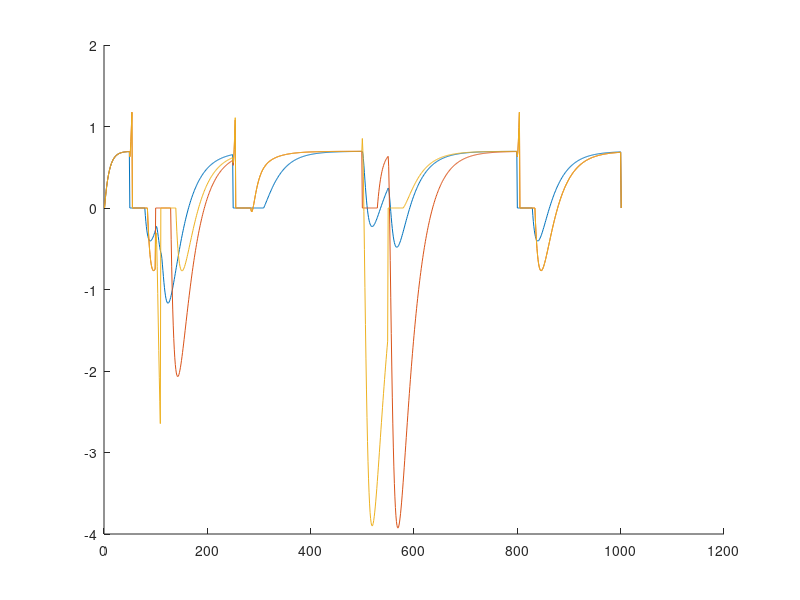

Write the MATLAB code that produced this figure.
function testSolver_v2
% Runs a three-cell IF simulation.
% v2 uses the analytical solution to the differential eqn for voltage.
% There are no current vectors assigned to each cell; each one is recreated
% as needed. Instead, this program stores firing times.

    tiFr = 100; % Timeframe in ms
    dt = .1; % in ms
    %spSp = .001; % Spontaneous spiking probability at any timestep
    refrTi = 3; % in ms NOT SPECIFIED IN PAPER
    injE = .8; % injected current to alter excitability
    injI = .8;
    capac = 1; % capacitance. Compare to NEURON simulations, maybe.
    numC = 3;
    numE = 1;
    
    alphj = 1.15;
    
    AVs = cell(numC,1); % holds v
    APts = cell(numC,1); % holds timestamps for action potentials.
    cMat = [0 1 1; 1 0 1; 1 1 0];
    
    % Making all the zero vectors so space doesn't have to be dynamically
    % allocated
    for ind1 = 1:numC
        AVs{ind1} = zeros(1,(tiFr/dt)+1);
    end
    
    refr = zeros(1,numC); 
    
    % FIRING TIME MATRIX: FOR CHECKING. Random numbers, basically.
    % See journal 10.3
    fireTimes = [5 25 27 28 29 80; 10 50 81 -1 -1 -1; 11 55 -1 -1 -1 -1];
    
    for t = 2:tiFr/dt
        fprintf('%f\n',t*dt);
    % Next section is to update the voltage vectors.
        for c = 1:numC
            
        % If AP is in progress.
            if (refr(c) > 0)
                refr(c) = refr(c)-dt;
                AVs{c,1}(t) = 0;
            end
        % If AP should be fired.
            if (AVs{c,1}(t-1) >= 1)
                refr(c) = refrTi;
                AVs{c,1}(t) = 0;
                apTime = t*dt;
                APts{c} = [APts{c} apTime];
            end
        % For firing at times specified by fireTimes matrix
            if (refr(c)<=0)
                if (sum(fireTimes(c,:)==dt*t))
                    refr(c) = refrTi;
                    AVs{c,1}(t) = 0;
                    apTime = t*dt;
                    APts{c} = [APts{c} apTime]; 
                end
            end
                
        % Normal summing over all cells.
            if (refr(c)<=0)            
                % Adjusting for I vs E cell
                if (c<=numE)
                    AVs{c,1}(t) = cVolt(AVs{c,1}(t-1),t,injE,alphj,cMat,dt,capac,numC,numE,APts,c);
                else
                    AVs{c,1}(t) = cVolt(AVs{c,1}(t-1),t,injI,alphj,cMat,dt,capac,numC,numE,APts,c);
                end
            end
            
        end
    end
    
    %Plot all voltages from all cells
    hold on;
    for c_ind = 1:numC
        plot(AVs{c_ind,1})
    end
end

function newV = cVolt(prevV,t,inj,alphj,cMat,dt,capac,numC,numE,APts,c)
% Calculates the voltage for the next time step. A single number.
    % Inputs:
    % prevV is the t-1 voltage for that cell.
    % t is time, to figure out tk vectors.
    % inj is the injected current for i/e.
    % alphj is pretty much the conductance. Units are 1/R, at least.
    % cMat is the connectivity matrix.
    % dt and capac are defined and explained in the main function.
    % numC and numE are for assigning the correct weights.
    % APts is the cell of AP timestamps. 
    % c is the cell number
    
% This version uses the analytical solution to the differential eqn for
% voltage. 

TAUF = .3; % From Zochowski paper
TAUS = 3;

% First makes the tk vector for each cell based on what timestep the
% simulation is on. Saves two AP times, to fix current jumps.
    tk = zeros(numC,2)-1000;
    for c_i = 1:numC
        if (~isempty(APts{c_i})) % if there's an APts vector for this cell
            if (size(APts{c_i})>1)
                tk(c_i,1) = APts{c_i}(end-1) - (dt*(t-1));
            else
                tk(c_i,1) = APts{c_i}(end) - (dt*(t-1));
            end
            tk(c_i,2) = APts{c_i}(end) - (dt*(t-1));
        end
    end

% Calculates the summation term (see journal 10.16)
    synSum = 0;
    for c2 = 1:numC
        % to skip the same cell
        if (c == c2)
            continue;
        end
        % Check for the projecting cells and set wjk
        if (cMat(c2,c)==1)
            if (c2<=numE && c<=numE) % both E
                wjk = 2;
            elseif (c2<=numE && c>numE) % E to I
                wjk = 4;
            elseif (c2>numE && c<=numE) % I to E
                wjk = -2;
            else % I to I;
                wjk = -10; 
            end
            sumTerm = @(tkTest,TAUS,alphj,capac,dt,TAUF) ((TAUS/(alphj*TAUS-capac))*(exp(tkTest/TAUS))*...
                (exp(-dt/TAUS)-exp(-alphj*dt/capac)) - ...
                (TAUF/(alphj*TAUF-capac))*(exp(tkTest/TAUF))*...
                (exp(-dt/TAUF)-exp(-alphj*dt/capac)));
            synSum = synSum + wjk*max([sumTerm(tk(c2,1),TAUS,alphj,capac,dt,TAUF); sumTerm(tk(c2,2),TAUS,alphj,capac,dt,TAUF)]);
        end
    end

    newV = prevV*exp(-alphj*dt/capac) + inj/alphj - (inj/alphj)*exp(-alphj*dt/capac) + synSum;
end